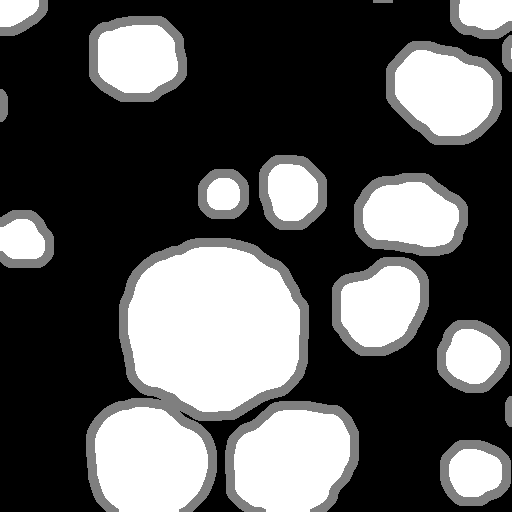
#> input picture FCN_tensorflow_vessel/Data_Zoo/Steatosis_Datasets/new_region_boundary_gt/0000.png, 512 x 512 px; its folder holds only this picture in this run
$ python resizeto256_gt.py   (older library calls are emulated)
#> lines starting #> are read from the running program, lines starting #| are printed output that depends on the picture
import os
import glob
import shutil
from PIL import Image

base_path = "new_region_boundary_gt/"
imList = os.listdir(base_path)

for file_name in imList:
	src_file_name = os.path.join(base_path, file_name)
	dest_file_name = os.path.join('new_region_boundary_gt_resized/', file_name)
	image = Image.open(src_file_name)
#> image is the input picture: PIL image 512x512 L; min 0, max 2, mean 0.687
	img = image.resize((256,256), Image.ANTIALIAS)
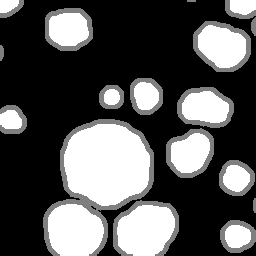
#> img: PIL image 256x256 L; min 0, max 2, mean 0.672; drawn with min black and max white
	img.save(dest_file_name, quality=100)
